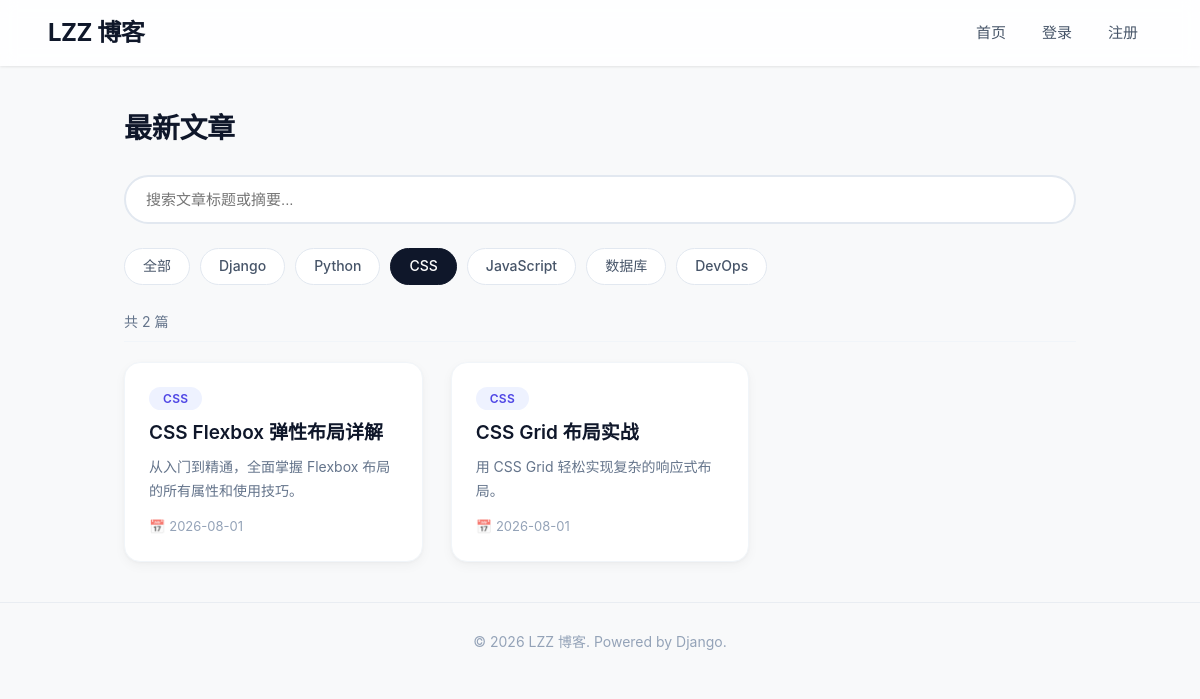
The page /?category=css on the database its author committed.
### blog/models.py (models this page shows, shortened)
class Category(models.Model):
    name = models.CharField('分类名', max_length=50, unique=True)
    slug = models.SlugField('URL标识', max_length=50, unique=True)
    class Meta:
        verbose_name = '分类'
        verbose_name_plural = '分类'

class Post(models.Model):
    title = models.CharField('标题', max_length=200)
    slug = models.SlugField('URL标识', max_length=200, unique=True)
    summary = models.TextField('摘要', blank=True)
    content = models.TextField('正文')
    category = models.ForeignKey(
        Category,
        on_delete=models.CASCADE,
        verbose_name='分类',
        related_name='posts'
    )
    favorites = models.ManyToManyField(
        User,
        related_name='favorite_posts',
        verbose_name='收藏者',
        blank=True
    )
    created_at = models.DateTimeField('创建时间', auto_now_add=True)
    updated_at = models.DateTimeField('更新时间', auto_now=True)
    class Meta:
        verbose_name = '文章'
        verbose_name_plural = '文章'
        ordering = ['-created_at']

### blog/views.py (the view)
# urls.py: path('', views.index, name='index'),
def index(request):
    posts = Post.objects.all().order_by('-created_at')
    category_slug = request.GET.get('category', '')
    keyword = request.GET.get('q', '')
    if category_slug:
        posts = posts.filter(category__slug=category_slug)
    if keyword:
        posts = posts.filter(
            Q(title__icontains=keyword) | Q(summary__icontains=keyword)
        )
    categories = Category.objects.all()
    context = {
        'posts': posts,
        'categories': categories,
        'category_slug': category_slug,
        'keyword': keyword,
        'title': 'LZZ 博客 - 首页',
    }
    return render(request, 'blog/index.html', context)

### blog/templates/blog/index.html (shortened to what this page needs)
{% extends 'blog/base.html' %}
{% block content %}
<h2 class="section-title">最新文章</h2>
<div class="search-bar">
  <form method="get" action="{% url 'blog:index' %}">
    <input
      type="text"
      name="q"
      value="{{ keyword }}"
      placeholder="搜索文章标题或摘要..."
      class="search-input"
      />
  </form>
</div>
<div class="category-bar">
  <a href="{% url 'blog:index' %}"
    class="{% if not category_slug %}active{% endif %}">全部</a>
  {% for cat in categories %}
  <a href="{% url 'blog:index' %}?category={{ cat.slug }}{% if keyword %}&q={{ keyword }}{% endif %}"
    class="{% if category_slug == cat.slug %}active{% endif %}">
    {{ cat.name }}
  </a>
  {% endfor %}
</div>
<p class="result-info">
  共 {{ posts.count }} 篇
</p>
{% if posts %}
<div class="article-grid">
  {% for post in posts %}
  <div class="article-card">
    <a href="{% url 'blog:post_detail' post.pk %}" class="card-link">
      <div class="card-content">
        <span class="card-category">{{ post.category.name }}</span>
        <h3>{{ post.title }}</h3>
        <p>{{ post.summary|truncatechars:80 }}</p>
        <div class="card-footer">
          <span class="card-date">{{ post.created_at|date:"Y-m-d" }}</span>
        </div>
      </div>
    </a>
  </div>
  {% endfor %}
</div>
{% else %}
<p class="empty-tip">没有找到匹配的文章</p>
{% endif %}
{% endblock %}

### blog/templates/blog/base.html (style rules this page uses)
* { margin: 0; padding: 0; box-sizing: border-box; }
body { font-family: -apple-system, BlinkMacSystemFont, 'Segoe UI', Roboto, 'Helvetica Neue', sans-serif; background: #f8f9fa; color: #1e293b; line-height: 1.6; }
.section-title { font-size: 28px; font-weight: 700; letter-spacing: -0.3px; margin-bottom: 24px; color: #0f172a; }
.article-grid { display: grid; grid-template-columns: repeat(auto-fill, minmax(280px, 1fr)); gap: 28px; }
.article-card { background: #ffffff; border-radius: 16px; overflow: hidden; box-shadow: 0 4px 12px rgba(0, 0, 0, 0.04), 0 1px 3px rgba(0, 0, 0, 0.03); transition: transform 0.25s ease, box-shadow 0.3s ease; border: 1px solid #f1f5f9; }
.card-content { padding: 22px 24px 24px; }
.card-category { display: inline-block; padding: 2px 14px; background: #eef2ff; color: #4f46e5; border-radius: 30px; font-size: 12px; font-weight: 600; letter-spacing: 0.3px; margin-bottom: 10px; }
.article-card h3 { font-size: 19px; font-weight: 600; margin-bottom: 8px; color: #0f172a; line-height: 1.4; }
.article-card p { font-size: 14px; color: #64748b; line-height: 1.7; margin-bottom: 14px; display: -webkit-box; -webkit-line-clamp: 2; -webkit-box-orient: vertical; overflow: hidden; }
.card-date { font-size: 13px; color: #94a3b8; display: flex; align-items: center; gap: 4px; }
.card-date::before { content: "📅"; font-size: 13px; opacity: 0.7; }
.search-bar { margin-bottom: 24px; position: relative; }
.search-input { width: 100%; padding: 14px 48px 14px 20px; border: 2px solid #e2e8f0; border-radius: 40px; font-size: 15px; background: #ffffff; outline: none; transition: border-color 0.25s, box-shadow 0.25s; font-weight: 400; }
.category-bar { display: flex; gap: 10px; margin-bottom: 18px; flex-wrap: wrap; }
.category-bar a { padding: 6px 18px; border: 1.5px solid #e2e8f0; border-radius: 30px; text-decoration: none; color: #475569; font-size: 14px; font-weight: 500; transition: all 0.2s; background: #ffffff; }
.category-bar a.active { background: #0f172a; color: #ffffff; border-color: #0f172a; }
.result-info { color: #64748b; font-size: 14px; margin-bottom: 20px; padding: 8px 0; border-bottom: 1px solid #f1f5f9; }
.card-link { text-decoration: none; color: inherit; display: block; }
.card-footer { display: flex; justify-content: space-between; align-items: center; margin-top: 10px; }

### rows shown on the page
Category: name "Django"
Category: name "Python"
Category: name "CSS"
Category: name "JavaScript"
Category: name "数据库"
Category: name "DevOps"
Post: category.name "CSS", title "CSS Flexbox 弹性布局详解", summary "从入门到精通，全面掌握 Flexbox 布局的所有属性和使用技巧。", created_at "2026-08-01"
Post: category.name "CSS", title "CSS Grid 布局实战", summary "用 CSS Grid 轻松实现复杂的响应式布局。", created_at "2026-08-01"

### other values the page prints
{{ posts.count }} "2"
